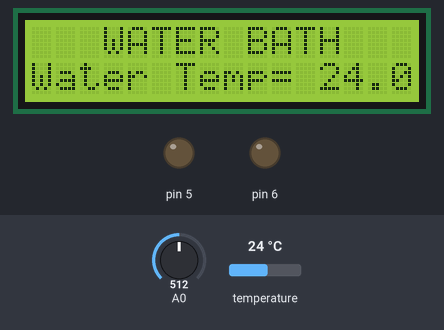
A sketch run on a simulated Arduino Uno, built with avr-gcc and run on an emulated ATmega328P. Parts: 16×2 character LCD, output pins drawn as LEDs (lit = HIGH). Inputs (shaded band) come from the test bench; at power-on: A0 = 512, temperature 24 °C.

Above: at 1.2 s.
1.3 s: A0 set to 529
5.0 s: temperature set to 12 °C
At 8.3 s:
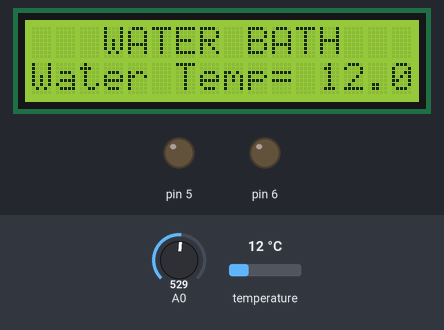
8.7 s: temperature set to 19 °C
At 10.2 s:
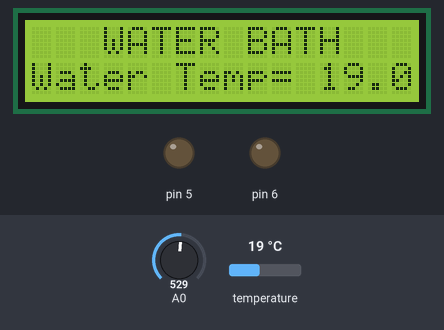
10.5 s: A0 set to 511
14.2 s: temperature set to 28 °C
At 17.1 s:
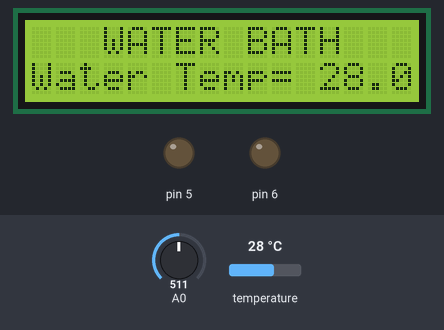
17.9 s: A0 set to 306
At 23.4 s:
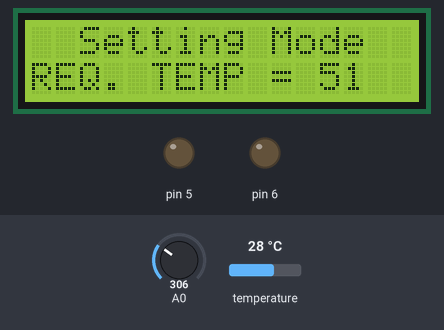
Timing chart, 0 to 24.5 s (numbered marks = the images above; inputs shaded):
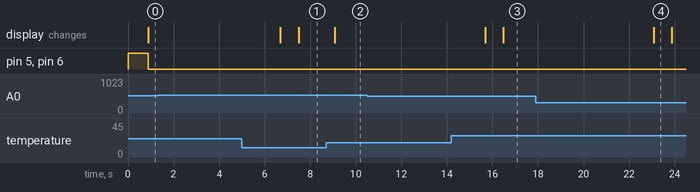

Measured:
- after the input at 1.3 s, every drawn part: stays the same
- after the input at 5.0 s, the display: first differs from a run without the input after 2.5 s (image 1)
- after the input at 8.7 s, the display: changes after 0.38 s (image 2)
- after the input at 10.5 s, every drawn part: stays the same
- after the input at 14.2 s, the display: first differs from a run without the input after 2.3 s (image 3)
- after the input at 17.9 s, the display: changes after 5.2 s (image 4)

The sketch:

water_bath.ino
```cpp
#include <Wire.h>
#include <LiquidCrystal_I2C.h>
#include <OneWire.h>
#include <DallasTemperature.h>

int a, b, x ;
float C ;
LiquidCrystal_I2C lcd(0x27, 16, 2);
OneWire oneWire(2);
DallasTemperature sensors(&oneWire);

void setup()
{
  sensors.begin();
  pinMode(A0, INPUT);
  pinMode(5, OUTPUT);
  digitalWrite(5, HIGH);
  pinMode(6, OUTPUT);
  digitalWrite(6, HIGH);
  lcd.begin();
  a = analogRead(A0);
  b = analogRead(A0);
  x = map(b , 0 , 1024 , 20 , 125 );
  // Turn on the blacklight and print a message.
  lcd.backlight();
  lcd.print("   WATER BATH  ");
}

void loop()
{
  sensors.requestTemperatures(); // Send the command to get temperatures
  C = sensors.getTempCByIndex(0);
  lcd.setCursor(0, 0);
  lcd.print("   WATER BATH  ");
  lcd.setCursor(0, 1);
  lcd.print("Water Temp= ");
  lcd.print(C);

  b = analogRead(A0);
  if ( ( b - a > 10 ) || ( a - b > 10 ) ) {
    a = b ;
    float timer = millis();
    while ((millis() - timer ) < 5000 ) {
      if ( ( b - a > 10 ) || ( a - b > 10 ) ) {
        timer = millis();
        a = b ;
      }
      b = analogRead(A0);
      x = map(b , 0 , 1024 , 20 , 125 );
      lcd.setCursor(0, 0);
      lcd.print("  Setting Mode  ");
      lcd.setCursor(0, 1);
      lcd.print("REQ. TEMP = ");
      lcd.setCursor(12, 1);
      lcd.print("     ");
      lcd.setCursor(12, 1);
      lcd.print(x);
       }
  }

  if (C < (x - 1) ) {
    digitalWrite(5, LOW);
    digitalWrite(6, LOW);
  }
  else if (C > (x + 1)) {
    digitalWrite(5, HIGH);
    digitalWrite(6, HIGH);
  }

}
```
